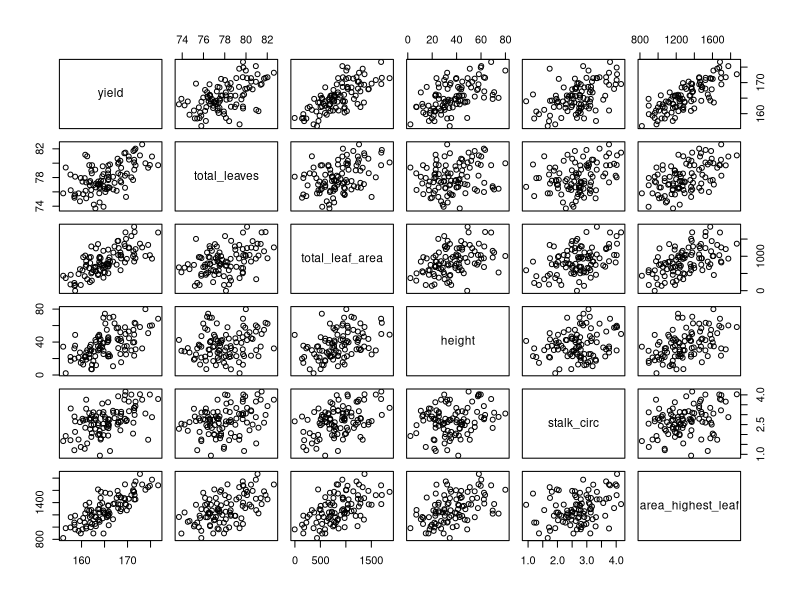
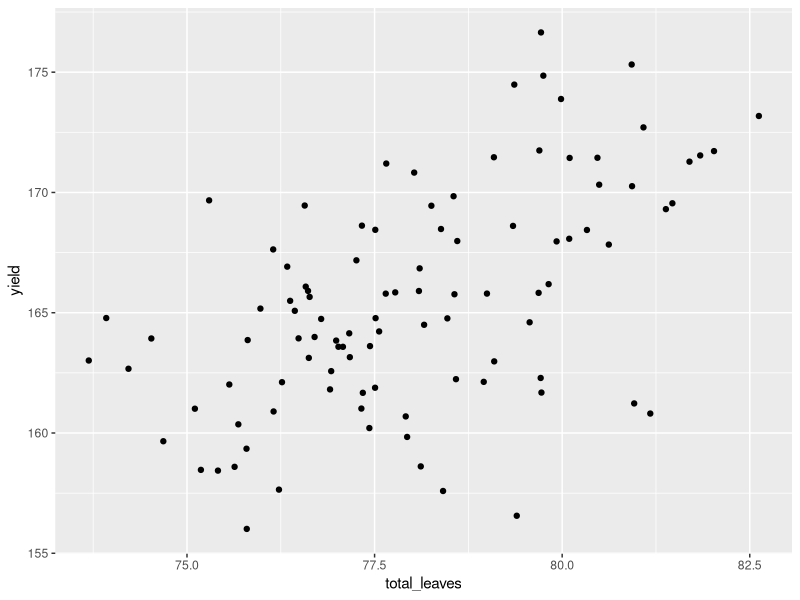
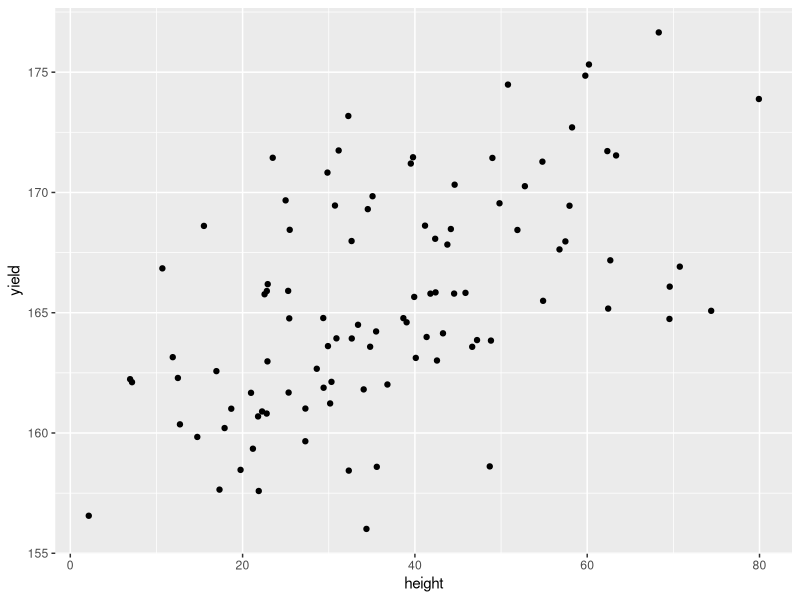

Reproduce these figures in R, in order.
## ---- chunk 1
library(tidyverse)
allometry = read.csv("data/corn_allometry.csv")

head(allometry)
## ---- chunk 2
plot(allometry)
## ---- chunk 3
allometry %>%                                 # the data frame to feed to ggplot
  ggplot(aes(x=total_leaves, y=yield)) +      # tells R where to locate each point
  geom_point()                                # tells ggplot to plot points instead of another shape (geom)
## ---- chunk 4
cor.test(allometry$yield, allometry$total_leaves)
## ---- chunk 5
cor(allometry)
## ---- chunk 6
p = allometry %>%                                 # the data frame to feed to ggplot
  ggplot(aes(x=height, y=yield)) +      # tells R where to locate each point
  geom_point()  

ggsave("images/yield_vs_height.png", device = "png")
## ---- chunk 7
cor.test(allometry$stalk_circ, allometry$yield)
## ---- chunk 8
fertility = read.csv("data/corn_fertility.csv")
head(fertility)

